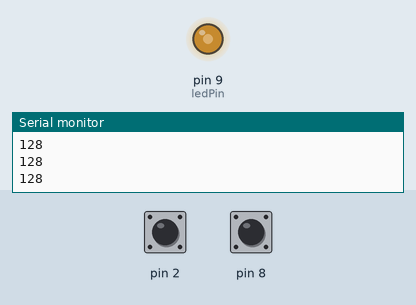
This sketch was run on a simulated Arduino Uno, built with avr-gcc and run on an emulated ATmega328P. Shown: output pins drawn as LEDs (lit = HIGH), the last lines printed to the serial monitor. The test bench sets the inputs (shaded band); at power-on: pin 2 HIGH, pin 8 HIGH.

Above: at 1.2 s.
1.3 s: pin 2 pulled LOW for 1 s
At 3.4 s:
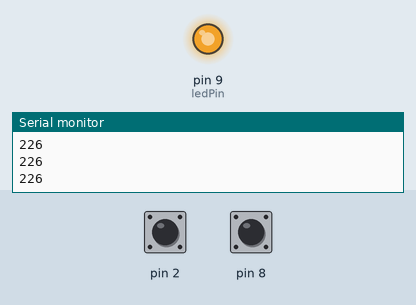
3.8 s: pin 8 pulled LOW for 3.2 s
At 6.3 s:
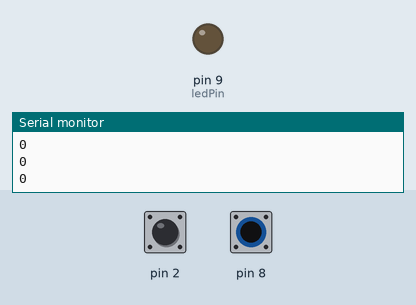
8.5 s: pin 2 pulled LOW for 0.15 s
At 9.1 s:
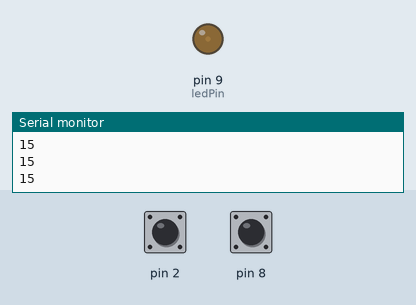
10.1 s: pin 8 pulled LOW for 0.15 s
At 11.3 s:
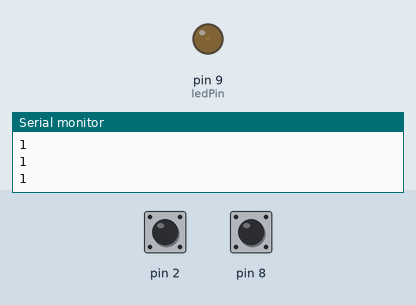
11.7 s: pin 8 pulled LOW for 1 s
At 12.4 s:
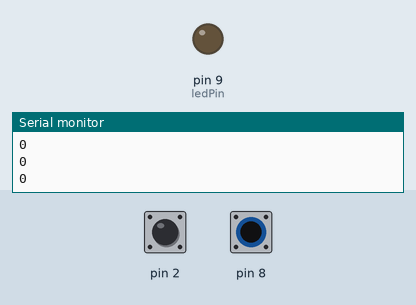
Timing chart, 0 to 14.7 s (numbered marks = the images above; inputs shaded):
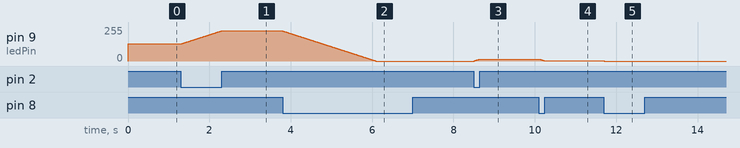

Measured:
- after the input at 1.3 s, pin 9 (ledPin): moves from 128/255 to 226/255 over 0.99 s, starting at once
- after the input at 3.8 s, pin 9 (ledPin): moves from 226/255 to 0/255 over 2.3 s, starting at once
- after the input at 8.5 s, pin 9 (ledPin): moves from 0/255 to 15/255 over 0.14 s, starting at once
- after the input at 10.1 s, pin 9 (ledPin): moves from 15/255 to 1/255 over 0.13 s, starting at once
- after the input at 11.7 s, pin 9 (ledPin): 1/255 → 0/255 at once

The sketch:

pushButton_LED_analogWrite.ino
```cpp
bool pushButton1;
bool pushButton2;
int ledPin = 9;
int brightness = 128;

void setup(){
    pinMode(2, INPUT_PULLUP);
    pinMode(8, INPUT_PULLUP);
    pinMode(ledPin, OUTPUT);
    Serial.begin(9600);
}
void loop(){

    pushButton1 = digitalRead(2);
    pushButton2 = digitalRead(8);

    if(!pushButton1 && brightness < 255){
        // Brightness up
        brightness++;
    }else if(!pushButton2 && brightness > 0)
    {
        // Brightness down
        brightness--;
    }
    analogWrite(ledPin, brightness);
    Serial.println(brightness);
    delay(10);
}
```
